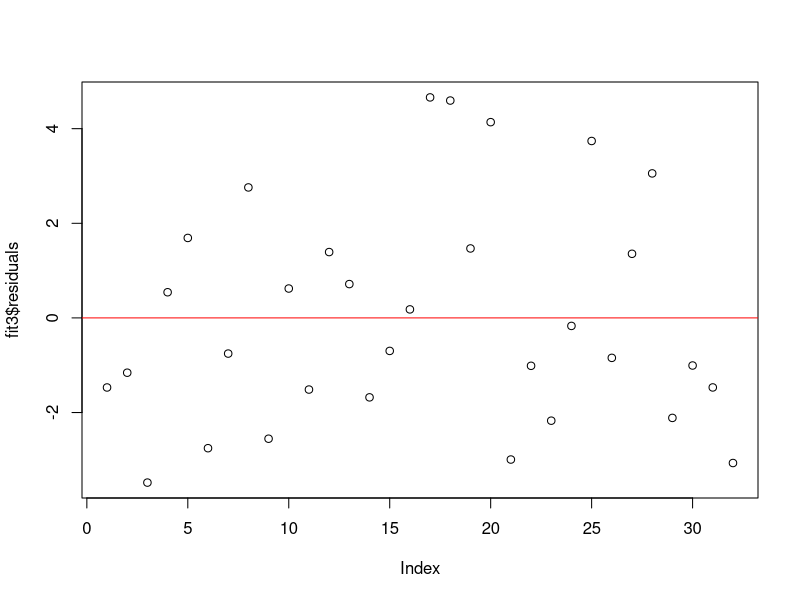

Reproduce this figure in R.
## ---- chunk 1
knitr::opts_chunk$set(echo = TRUE)
library(dplyr)
## ---- chunk 2
summary(mtcars)
head(mtcars)
## ---- chunk 3
mtcars$transmission <- as.factor(mtcars$am)
levels(mtcars$transmission)<- c("auto", "manual")

mean(mtcars$mpg[mtcars$transmission=="auto"])

mean(mtcars$mpg[mtcars$transmission=="manual"])

## ---- chunk 4
fit <- lm(mpg ~ ., mtcars)

summary(fit)
## ---- chunk 5
fit2 <- lm(mpg ~ cyl+wt+qsec+am+drat+gear, mtcars)
summary(fit2)
## ---- chunk 6
fit3 <- lm(mpg ~ wt + qsec + am, mtcars)
summary(fit3)
## ---- chunk 7
plot(fit3$residuals)
abline(h=0, col='red')
